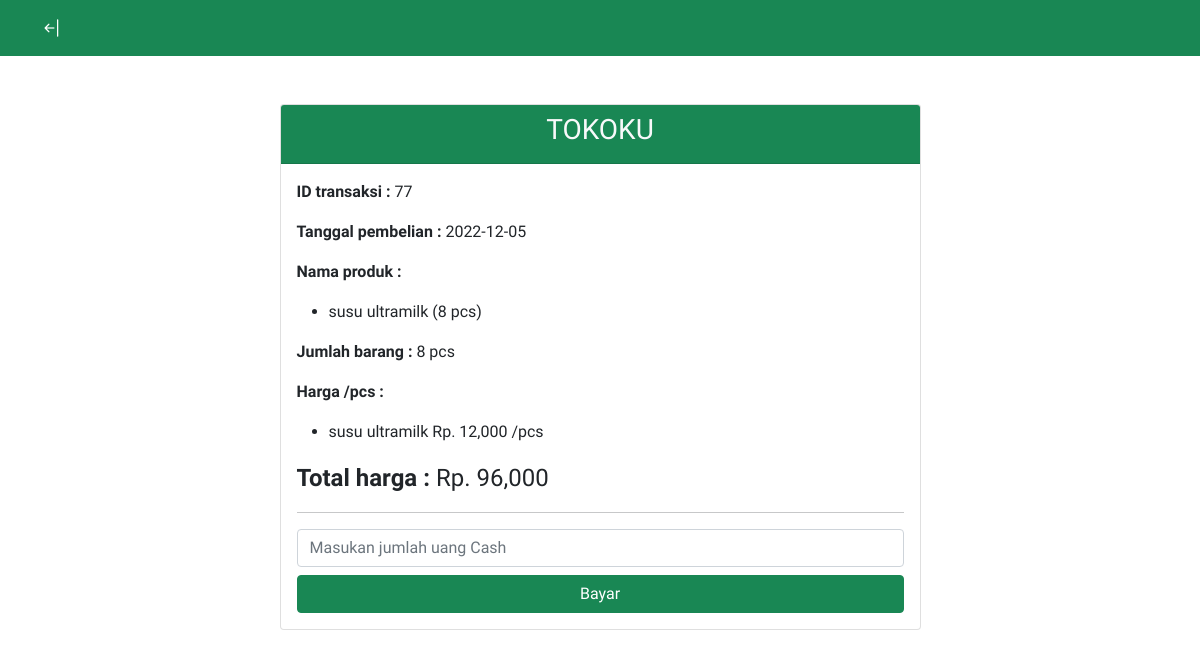
Screenshot of /bayar.php?id_transaksi=77 with the database file from the repository.
### tables this page shows
CREATE TABLE `transaksi` (
  `id_transaksi` int(11) NOT NULL,
  `id_produk` int(11) NOT NULL,
  `nama_produk` varchar(255) NOT NULL,
  `hargaPCS` int(100) NOT NULL,
  `jumlah` int(11) NOT NULL,
  `total` int(100) NOT NULL,
  `total_kes` int(11) NOT NULL,
  `tanggal` date NOT NULL,
  `uang_cash` int(100) NOT NULL,
  `kembalian` int(100) NOT NULL
);

### bayar.php (the view, shortened to what this page needs)
<?php
include "koneksi.php";
include "header.php";
if(isset($_GET['id_transaksi'])) {
    $id_transaksi = $_GET['id_transaksi'];
    $query = mysqli_query($conn, "SELECT * FROM transaksi WHERE id_transaksi='$id_transaksi'");
    $data = mysqli_fetch_array($query);
}
?>
<div class="container mt-5">
<div class="row justify-content-center">
    <div class="col-md-7">
                    <div class="card">
                        <div class="card-header text-center text-light bg-success">
                            <h3>TOKOKU</h3>
                        </div>
                        <div class="card-body">
                    <p><b>ID transaksi : </b><?php echo $data['id_transaksi'] ?></p>
                    <p><b>Tanggal pembelian : </b><?php echo $data['tanggal'] ?></p>
                    <p><b>Nama produk : </b>
                        <ul>
                            <li><?php echo $data['nama_produk'] ?> (<?php echo $data['jumlah'] ?> pcs)</li>
                        </ul>
                    </p>
                    <p><b>Jumlah barang : </b>
                        <?php
                        $jum_1 = mysqli_query($conn, "SELECT SUM(jumlah) AS jumlah1 FROM transaksi WHERE id_transaksi='$data[id_transaksi]'");
                        $jum_1 = mysqli_fetch_array($jum_1);
                        $jum_2 = mysqli_query($conn, "SELECT SUM(jumlah) AS jumlah2 FROM barang WHERE id_transaksi='$data[id_transaksi]'");
                        $jum_2 = mysqli_fetch_array($jum_2);
                        $total_jumlah = $jum_1['jumlah1'] + $jum_2['jumlah2'];
                        ?> <?php echo $total_jumlah . " pcs"?>
                    </p>
                    <p><b>Harga /pcs : </b>
                    <ul>
                            <li><?php echo $data['nama_produk'] ?> Rp. <?php echo number_format($data['hargaPCS']) ?> /pcs</li>
                        </ul>
                    </p>
                    <p class="fs-4"><b>Total harga : </b>
                    <?php
                        $total_harga1 = mysqli_query($conn, "SELECT SUM(total) AS total_harga1 FROM transaksi WHERE id_transaksi='$data[id_transaksi]'");
                        $final1 = mysqli_fetch_array($total_harga1);
                        $total_harga2 = mysqli_query($conn, "SELECT SUM(total) AS total_harga2 FROM barang WHERE id_transaksi='$data[id_transaksi]'");
                        $final2 = mysqli_fetch_array($total_harga2);
                        $total_harga_kes = $final1['total_harga1'] + $final2['total_harga2'];
                        ?> Rp. <?php echo number_format($total_harga_kes) ?>
                    </p>
                    <hr>
                        <form action="" method="POST">
                            <input type="text" name="uang_cash" class="form-control" placeholder="Masukan jumlah uang Cash" required autofocus autocomplete="off">
                            <div class="d-grid gap-2 mt-2">
                            <input type="submit" name="submit" class="btn btn-success" value="Bayar">
                            </div>
                        </form>
                    </div>
                    </div>
                    </div>
                    </div>
</div>
<?php
include "footer.php";
?>

### assets/style/style_n.css (style rules this page uses)
body { font-family: "Patrick Hand", cursive; }
.card { cursor: pointer; }

### rows the page displays
transaksi: id_transaksi "77", tanggal "2022-12-05", nama_produk "susu ultramilk", jumlah "8", hargaPCS "12,000"

### other values shown
$total_jumlah "8"
$total_harga_kes "96,000"
